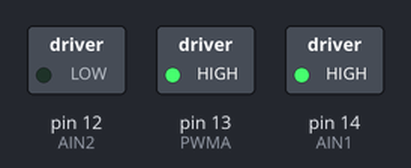
This sketch was run on a simulated Arduino Uno, built with avr-gcc and run on an emulated ATmega328P. Parts: switched loads named in the sketch (green lamp = pin HIGH).

Above: at 0.1 s.
Timing chart, 0 to 1.6 s (numbered marks = the images above):
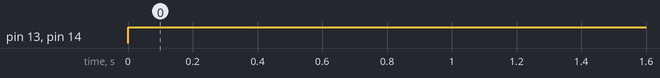

The sketch:

test.ino
```cpp
// Define TB6612FNG Pin Assignments
const int AIN1 = 14;
const int AIN2 = 12;
const int PWMA = 13;  // Must be a PWM capable pin (~ symbol on Arduino)
// const int STBY = 9;  // Connect to 5V if you want to save a pin

void setup() {
  // Set all control pins as outputs
  pinMode(AIN1, OUTPUT);
  pinMode(AIN2, OUTPUT);
  pinMode(PWMA, OUTPUT);
  // pinMode(STBY, OUTPUT);

  // Take the driver out of standby mode
  // digitalWrite(STBY, HIGH);
}

void loop() {
  // 1. Run Pump at Full Speed Forward
  digitalWrite(AIN1, HIGH);
  digitalWrite(AIN2, LOW);
  analogWrite(PWMA, 215); // Speed range: 0 to 255
  delay(3000);

  // // 2. Slow down Pump to Half Speed
  // analogWrite(PWMA, 50);
  // delay(3000);

  // // 3. Turn Pump Off (Coast to a stop)
  // digitalWrite(AIN1, LOW);
  // digitalWrite(AIN2, LOW);
  // analogWrite(PWMA, 0);
  // delay(5000);
}
```

Measured:
- by itself, pin 13 (PWMA), pin 14 (AIN1): LOW → HIGH at 0.00 s
